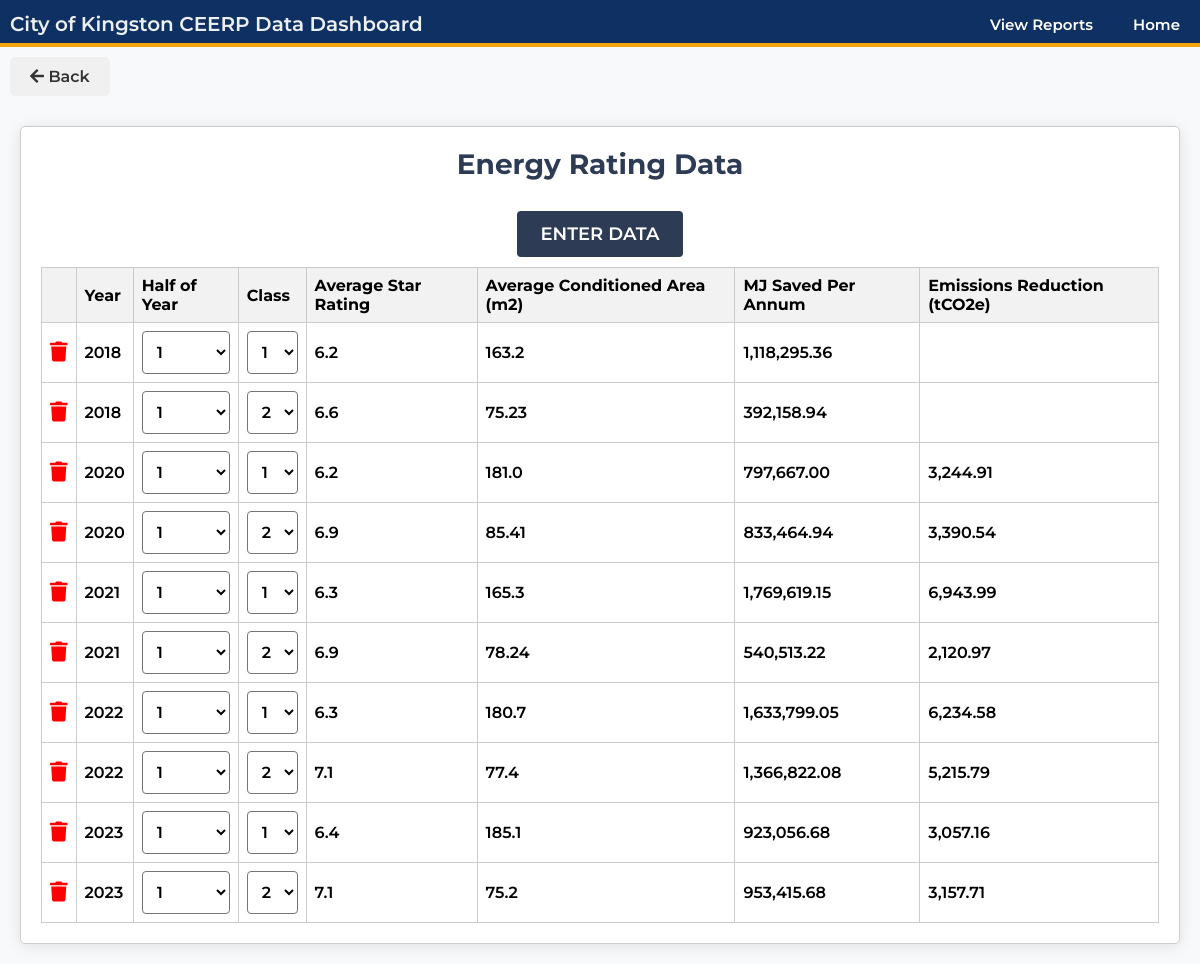
The page /view_energy_rating_data on the database its author committed.
### models.py (models this page shows)
class EnergyRatingData(db.Model):
    id = db.Column(db.Integer, primary_key=True)
    class_ = db.Column(db.Integer, nullable=False)  # Class 1 or 2
    year = db.Column(db.Integer, nullable=False)
    half_year = db.Column(db.Integer, nullable=False)  # 1 or 2
    star_rating = db.Column(db.Float, nullable=False)
    certificates_issued = db.Column(db.Integer, nullable=False)
    avg_conditioned_area = db.Column(db.Float, nullable=False)
    emission_factor_id = db.Column(db.Integer, db.ForeignKey('emission_factor.id'), nullable=True)
    emission_factor = db.relationship('EmissionFactor', back_populates='energy_rating_data')
    @property
    def mj_saved_per_annum(self):
        mj_reduction = STAR_RATING_MJ_SQ_M_REDUCTION.get(self.star_rating, 0)
        result = self.certificates_issued * self.avg_conditioned_area * mj_reduction
        print(result)  # Add a print or log statement here
        return result
    @property
    def emissions_reduction(self):
        if self.emission_factor:
            return self.mj_saved_per_annum * self.emission_factor.factor * 3.6 / 1000
        return None

class EmissionFactor(db.Model):
    id = db.Column(db.Integer, primary_key=True)
    year = db.Column(db.Integer, nullable=False)
    factor = db.Column(db.Float, nullable=False)  # Emission factor in kg CO2-e / kWh
    energy_rating_data = db.relationship('EnergyRatingData', back_populates='emission_factor', uselist=False)

### app.py (the view)
    @app.route('/view_energy_rating_data', methods=['GET', 'POST'])
    def view_energy_rating_data():
        energy_data = EnergyRatingData.query.order_by(asc(EnergyRatingData.year), asc(EnergyRatingData.half_year)).all()
        if request.method == 'POST':
            data_id = request.form.get('data_id')
            updated_value = request.form.get('updated_value')
            return jsonify(success=True)
        return render_template('esd/view_energy_rating_data.html', energy_data=energy_data)

### templates/esd/view_energy_rating_data.html (shortened to what this page needs)
{% extends "base.html" %}
{% block content %}
<div class="backlog-container">
    <h2>Energy Rating Data</h2>
    <a href="{{ url_for('enter_energy_rating_data') }}" class="global-btn">Enter Data</a>
    <table class="task-container">
        <thead>
            <tr>
                <th></th>
                <th>Year</th>
                <th>Half of Year</th>
                <th>Class</th>
                <th>Average Star Rating</th>
                <th>Average Conditioned Area (m2)</th>
                <th>MJ Saved Per Annum</th>
                <th>Emissions Reduction (tCO2e)</th>
            </tr>
        </thead>
        <tbody>
            {% for data in energy_data %}
            <tr>
                <td><span class="delete-data" data-data-id="{{ data.id }}"><i class="fas fa-trash"></i></span></td>
                <td contenteditable="true" data-type="year" data-data-id="{{ data.id }}">{{ data.year }}</td>
                <td>
                    <select data-type="half_year" data-data-id="{{ data.id }}" class="editable-select">
                        <option value="1" {% if data.half_year == 1 %}selected{% endif %}>1</option>
                    </select>
                </td>
                <td>
                    <select data-type="class" data-data-id="{{ data.id }}" class="editable-select">
                        <option value="1" {% if data.class_ == 1 %}selected{% endif %}>1</option>
                        <option value="2" {% if data.class_ == 2 %}selected{% endif %}>2</option>
                    </select>
                </td>
                <td contenteditable="true" data-type="star_rating" data-data-id="{{ data.id }}">{{ data.star_rating }}</td>
                <td contenteditable="true" data-type="avg_conditioned_area" data-data-id="{{ data.id }}">{{ data.avg_conditioned_area }}</td>
                <td class="mj-saved">{{ '{:,.2f}'.format(data.mj_saved_per_annum) }}</td>
                <td class="emissions-reduction">
                    {% if data.emissions_reduction != None %}
                        {{ '{:,.2f}'.format(data.emissions_reduction) }}
                    {% endif %}
                </td>
            </tr>
            {% endfor %}
        </tbody>
    </table>
</div>
{% endblock %}

### templates/base.html (shortened to what this page needs)
<!DOCTYPE html>
<html>
<head>
    <link rel="stylesheet" href="{{ url_for('static', filename='styles.css') }}">
    <link rel="stylesheet" href="https://cdnjs.cloudflare.com/ajax/libs/font-awesome/5.15.1/css/all.min.css">
</head>
<body>
    <div class="header">
        <nav class="fill">
            <h1>City of Kingston CEERP Data Dashboard</h1>
            <a href="{{ url_for('index') }}">Home</a>
            <a href="{{ url_for('view_reports') }}">View Reports</a>
        </nav>
    </div>
</body>
</html>
{% block content %}{% endblock %}

### static/styles.css (style rules this page uses)
* { margin: 0; padding: 0; box-sizing: border-box; -webkit-font-smoothing: antialiased; }
body { background: #F8F9FA; font-family: 'Montserrat', sans-serif; font-weight: 600; }
select option { font-weight: 600; color: black; }
.header h1 { font-size: 20px; margin-left: 10px; margin-top: 5px; }
.header { background: #0f3063; align-items: center; color: #ecf0f1; padding: 7px 0; margin: 0; justify-content: space-between; border-bottom: 4px solid #f7a30a; }
.header nav a { float: right; padding: 8px 15px; color: #fff; text-decoration: none; transition: color 0.3s; margin: 0 5px; font-family: 'Montserrat', sans-serif; font-weight: 600; font-size: 15px; border-bottom: 4px solid transparent; transition: border-color 0.3s ease; }
.header h1 { font-family: 'Montserrat', sans-serif; font-weight: 600; display: inline-block; }
a { transition: background-color 0.3s, color 0.3s; }
nav.fill a:after { text-align: left; content: ''; margin: 0; opacity: 0; color: #000; }
.backlog-container { flex: 0 0 48%; background: #FFFFFF; width: 95%; border: 1px solid #ccc; padding: 20px; border-radius: 5px; box-shadow: 0 2px 15px rgba(0, 0, 0, 0.1); margin: 20px auto; text-align: center; width: calc(100% - 40px); }
.backlog-container h2 { text-align: center; font-size: 28px; color: #2d3b55; margin-bottom: 20px; }
.backlog-container a { color: #2d4660; text-decoration: none; font-size: 18px; transition: color 0.3s; }
.task-container th, .task-container td { border: 1px solid #ccc; padding: 8px; text-align: left; }
.task-container th { background-color: #f2f2f2; position: sticky; top: 20px; z-index: 10; }
.task-container select { font-size: 16px; width: 100%; padding: 10px; font-family: 'Montserrat', sans-serif; font-weight: 600; border: 1px solid #747474; border-radius: 4px; outline: none; transition: all .2s; background: #fff; }
.task-container { width: 100%; border-collapse: collapse; }
th { position: relative; }
.global-btn { display: inline-block; margin: 10px 0; width: auto; border: none; padding: 12px 24px; font-family: 'Montserrat', sans-serif; font-weight: 600; cursor: pointer; text-transform: uppercase; background: #2d3b55; color: #fff; border-radius: 4px; outline: none; transition: all .3s; text-align: center; }
.global-btn, a.global-btn { color: #fff; }
.backlog-container select { font-size: 16px; padding: 10px; font-family: 'Montserrat', sans-serif; font-weight: 600; border: 1px solid #747474; border-radius: 4px; outline: none; transition: all .2s; }
.delete-data i { color: red; cursor: pointer; font-size: 20px; }

### rows shown on the page
EnergyRatingData: year "2018", half_year+id "1", class_+id "1", star_rating "6.2", avg_conditioned_area "163.2", mj_saved_per_annum "1,118,295.36"
EnergyRatingData: year "2018", half_year+id "1", class_+id "2", star_rating "6.6", avg_conditioned_area "75.23", mj_saved_per_annum "392,158.94"
EnergyRatingData: year "2020", half_year+id "1", class_+id "1", star_rating "6.2", avg_conditioned_area "181.0", mj_saved_per_annum "797,667.00", emissions_reduction "3,244.91"
EnergyRatingData: year "2020", half_year+id "1", class_+id "2", star_rating "6.9", avg_conditioned_area "85.41", mj_saved_per_annum "833,464.94", emissions_reduction "3,390.54"
EnergyRatingData: year "2021", half_year+id "1", class_+id "1", star_rating "6.3", avg_conditioned_area "165.3", mj_saved_per_annum "1,769,619.15", emissions_reduction "6,943.99"
EnergyRatingData: year "2021", half_year+id "1", class_+id "2", star_rating "6.9", avg_conditioned_area "78.24", mj_saved_per_annum "540,513.22", emissions_reduction "2,120.97"
EnergyRatingData: year "2022", half_year+id "1", class_+id "1", star_rating "6.3", avg_conditioned_area "180.7", mj_saved_per_annum "1,633,799.05", emissions_reduction "6,234.58"
EnergyRatingData: year "2022", half_year+id "1", class_+id "2", star_rating "7.1", avg_conditioned_area "77.4", mj_saved_per_annum "1,366,822.08", emissions_reduction "5,215.79"
EnergyRatingData: year "2023", half_year+id "1", class_+id "1", star_rating "6.4", avg_conditioned_area "185.1", mj_saved_per_annum "923,056.68", emissions_reduction "3,057.16"
EnergyRatingData: year "2023", half_year+id "1", class_+id "2", star_rating "7.1", avg_conditioned_area "75.2", mj_saved_per_annum "953,415.68", emissions_reduction "3,157.71"
